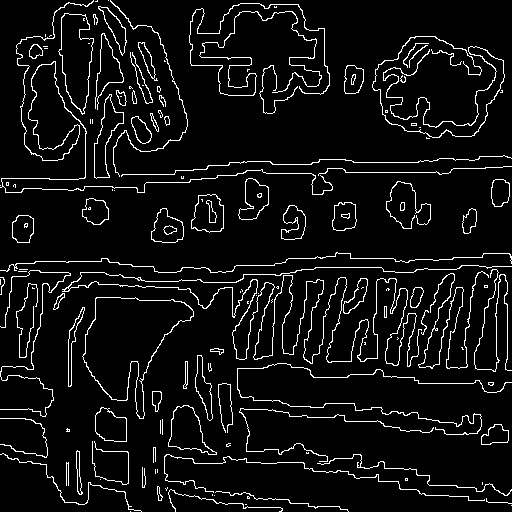

Recreate this plot in Python.
import cv2
import numpy as np
from PIL import Image

image = cv2.imread("/home/[user]/text2sketch/img.png")
image = np.array(image)
image = cv2.Canny(image, 100, 200)
image = image[:, :, None]
image = np.concatenate([image, image, image], axis=2)
canny_image = Image.fromarray(image)
canny_image.save("sketch2canny.png")